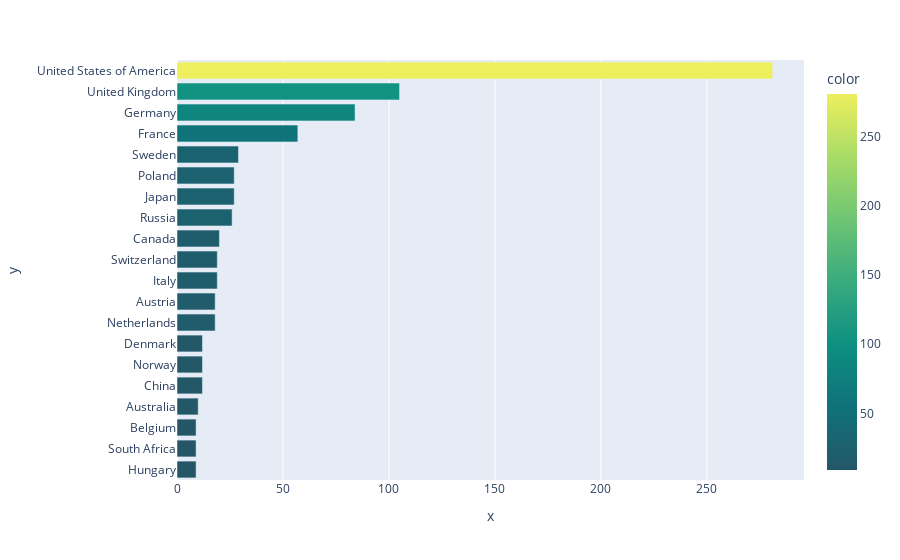

The notebook cell this image was saved under:
### Code cell
bar = px.bar(x = top_20country.values, # index = category name
             y = top_20country.index,
             color=top_20country.values,
             orientation='h',
             color_continuous_scale='Aggrnyl')
 
bar.show()

### Figure 1 — Plotly figure (JSON) as saved in the notebook; plotly's stock layout.template omitted (floating-point values rounded to 4 significant figures)
{"data": [{"alignmentgroup": "True", "hovertemplate": "x=%{x}<br>y=%{y}<br>color=%{marker.color}<extra></extra>", "legendgroup": "", "marker": {"color": [9, 9, 9, 10, 12, 12, 12, 18, 18, 19, 19, 20, 26, 27, 27, 29, 57, 84, 105, 281], "coloraxis": "coloraxis", "pattern": {"shape": ""}}, "name": "", "offsetgroup": "", "orientation": "h", "showlegend": false, "textposition": "auto", "type": "bar", "x": [9, 9, 9, 10, 12, 12, 12, 18, 18, 19, 19, 20, 26, 27, 27, 29, 57, 84, 105, 281], "xaxis": "x", "y": ["Hungary", "South Africa", "Belgium", "Australia", "China", "Norway", "Denmark", "Netherlands", "Austria", "Italy", "Switzerland", "Canada", "Russia", "Japan", "Poland", "Sweden", "France", "Germany", "United Kingdom", "United States of America"], "yaxis": "y"}], "layout": {"barmode": "relative", "coloraxis": {"colorbar": {"title": {"text": "color"}}, "colorscale": [[0, "rgb(36, 86, 104)"], [0.1667, "rgb(15, 114, 121)"], [0.3333, "rgb(13, 143, 129)"], [0.5, "rgb(57, 171, 126)"], [0.6667, "rgb(110, 197, 116)"], [0.8333, "rgb(169, 220, 103)"], [1, "rgb(237, 239, 93)"]]}, "legend": {"tracegroupgap": 0}, "margin": {"t": 60}, "xaxis": {"anchor": "y", "domain": [0, 1], "title": {"text": "x"}}, "yaxis": {"anchor": "x", "domain": [0, 1], "title": {"text": "y"}}}}
